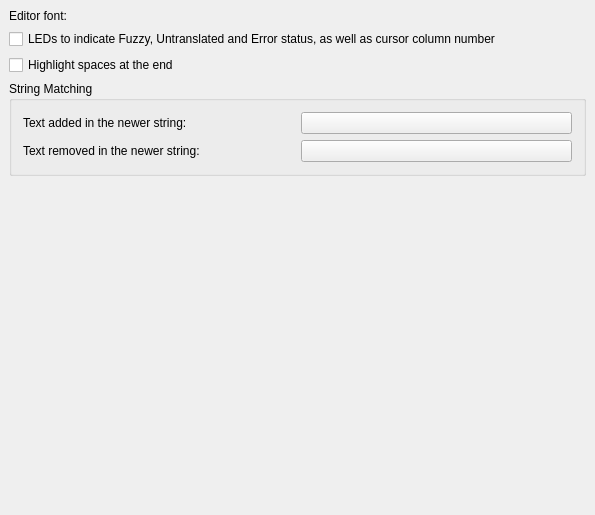
<ui version="4.0" >
 <class>prefs_font</class>
 <widget class="QWidget" name="prefs_font" >
  <property name="geometry" >
   <rect>
    <x>0</x>
    <y>0</y>
    <width>595</width>
    <height>515</height>
   </rect>
  </property>
  <layout class="QGridLayout" >
   <property name="margin" >
    <number>9</number>
   </property>
   <property name="spacing" >
    <number>6</number>
   </property>
   <item row="0" column="0" >
    <layout class="QGridLayout" >
     <item row="0" column="0" >
      <widget class="QLabel" name="label" >
       <property name="text" >
        <string>Editor font:</string>
       </property>
      </widget>
     </item>
     <item row="0" column="1" >
      <widget class="KFontRequester" name="kcfg_MsgFont" >
       <property name="toolTip" >
        <string>Change the font for the editor</string>
       </property>
       <property name="whatsThis" >
        <string>Choose a new font for the area where you write the translated message.</string>
       </property>
      </widget>
     </item>
     <item row="1" column="0" colspan="2" >
      <widget class="QCheckBox" name="kcfg_Leds" >
       <property name="toolTip" >
        <string>Display LEDS for message status</string>
       </property>
       <property name="whatsThis" >
        <string>If checked, LEDS will be shown to display the message status: Fuzzy, Untranslated or Error. If unchecked, no LEDs will be displayed.</string>
       </property>
       <property name="text" >
        <string>LEDs to indicate Fuzzy, Untranslated and Error status, as well as cursor column number</string>
       </property>
      </widget>
     </item>
    </layout>
   </item>
   <item row="3" column="0" >
    <widget class="QGroupBox" name="groupBox" >
     <property name="whatsThis" >
      <string>Text colors for the changes in the message.</string>
     </property>
     <property name="title" >
      <string>String Matching</string>
     </property>
     <layout class="QGridLayout" >
      <item row="0" column="0" >
       <widget class="QLabel" name="label_2" >
        <property name="text" >
         <string comment="@label:chooser" >Text added in the newer string:</string>
        </property>
       </widget>
      </item>
      <item row="0" column="1" >
       <widget class="KColorButton" name="kcfg_AddColor" >
        <property name="toolTip" >
         <string>Change the color for the new text added</string>
        </property>
        <property name="whatsThis" >
         <string>You can set another color for viewing the text that was added to the string.</string>
        </property>
        <property name="text" >
         <string/>
        </property>
       </widget>
      </item>
      <item row="1" column="0" >
       <widget class="QLabel" name="label_3" >
        <property name="text" >
         <string comment="@label:chooser" >Text removed in the newer string:</string>
        </property>
       </widget>
      </item>
      <item row="1" column="1" >
       <widget class="KColorButton" name="kcfg_DelColor" >
        <property name="toolTip" >
         <string>Change the color for the text removed</string>
        </property>
        <property name="whatsThis" >
         <string>You can set another color for viewing the text that was removed from the string.</string>
        </property>
        <property name="text" >
         <string/>
        </property>
       </widget>
      </item>
     </layout>
    </widget>
   </item>
   <item row="4" column="0" >
    <spacer>
     <property name="orientation" >
      <enum>Qt::Vertical</enum>
     </property>
     <property name="sizeHint" stdset="0" >
      <size>
       <width>20</width>
       <height>40</height>
      </size>
     </property>
    </spacer>
   </item>
   <item row="1" column="0" >
    <widget class="QCheckBox" name="kcfg_HighlightSpaces" >
     <property name="toolTip" >
      <string>Check to see if a string ends in a space (which is often important when displaying it in the user interface, or when it gets concatenated with others).</string>
     </property>
     <property name="text" >
      <string>Highlight spaces at the end</string>
     </property>
    </widget>
   </item>
  </layout>
 </widget>
 <layoutdefault spacing="6" margin="11" />
 <pixmapfunction>qPixmapFromMimeSource</pixmapfunction>
 <customwidgets>
  <customwidget>
   <class>KColorButton</class>
   <extends>QPushButton</extends>
   <header>kcolorbutton.h</header>
  </customwidget>
  <customwidget>
   <class>KFontRequester</class>
   <extends>QWidget</extends>
   <header>kfontrequester.h</header>
   <container>1</container>
  </customwidget>
 </customwidgets>
 <resources/>
 <connections/>
</ui>
